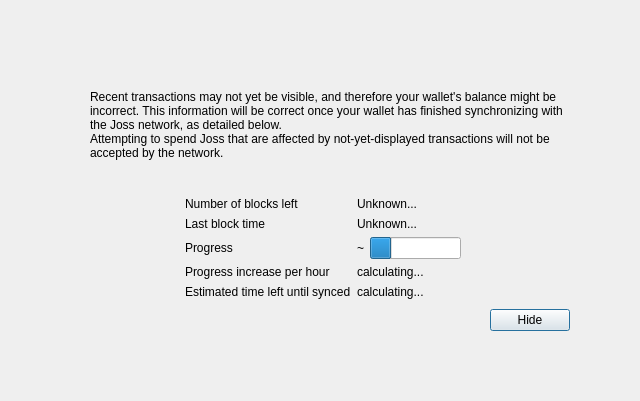
<?xml version="1.0" encoding="UTF-8"?>
<ui version="4.0">
 <class>ModalOverlay</class>
 <widget class="ModalOverlay" name="ModalOverlay">
  <property name="geometry">
   <rect>
    <x>0</x>
    <y>0</y>
    <width>640</width>
    <height>401</height>
   </rect>
  </property>
  <property name="windowTitle">
   <string>Form</string>
  </property>
  <layout class="QVBoxLayout" name="verticalLayout" stretch="0">
   <property name="sizeConstraint">
    <enum>QLayout::SetDefaultConstraint</enum>
   </property>
   <property name="leftMargin">
    <number>0</number>
   </property>
   <property name="topMargin">
    <number>0</number>
   </property>
   <property name="rightMargin">
    <number>0</number>
   </property>
   <property name="bottomMargin">
    <number>0</number>
   </property>
   <item>
    <widget class="QWidget" name="bgWidget" native="true">
     <property name="styleSheet">
      <string notr="true"/>
     </property>
     <layout class="QVBoxLayout" name="verticalLayoutMain" stretch="0">
      <property name="leftMargin">
       <number>60</number>
      </property>
      <property name="topMargin">
       <number>60</number>
      </property>
      <property name="rightMargin">
       <number>60</number>
      </property>
      <property name="bottomMargin">
       <number>60</number>
      </property>
      <item>
       <widget class="QWidget" name="contentWidget" native="true">
        <property name="styleSheet">
         <string notr="true"/>
        </property>
        <layout class="QVBoxLayout" name="verticalLayoutSub" stretch="1,0,0,0,0">
         <property name="spacing">
          <number>0</number>
         </property>
         <property name="leftMargin">
          <number>10</number>
         </property>
         <property name="topMargin">
          <number>10</number>
         </property>
         <property name="rightMargin">
          <number>10</number>
         </property>
         <property name="bottomMargin">
          <number>10</number>
         </property>
         <item>
          <layout class="QHBoxLayout" name="horizontalLayoutIconText" stretch="0,1">
           <property name="topMargin">
            <number>20</number>
           </property>
           <item>
            <layout class="QVBoxLayout" name="verticalLayoutIcon">
             <property name="leftMargin">
              <number>0</number>
             </property>
             <item>
              <widget class="QLabel" name="warningIcon">
               <property name="text">
                <string/>
               </property>
              </widget>
             </item>
             <item>
              <spacer name="verticalSpacerWarningIcon">
               <property name="orientation">
                <enum>Qt::Vertical</enum>
               </property>
               <property name="sizeHint" stdset="0">
                <size>
                 <width>20</width>
                 <height>40</height>
                </size>
               </property>
              </spacer>
             </item>
            </layout>
           </item>
           <item>
            <layout class="QVBoxLayout" name="verticalLayoutInfoText">
             <property name="leftMargin">
              <number>0</number>
             </property>
             <property name="topMargin">
              <number>0</number>
             </property>
             <item>
              <widget class="QLabel" name="infoText">
               <property name="text">
                <string>Recent transactions may not yet be visible, and therefore your wallet's balance might be incorrect. This information will be correct once your wallet has finished synchronizing with the Joss network, as detailed below.</string>
               </property>
               <property name="textFormat">
                <enum>Qt::RichText</enum>
               </property>
               <property name="wordWrap">
                <bool>true</bool>
               </property>
              </widget>
             </item>
             <item>
              <widget class="QLabel" name="infoTextStrong">
               <property name="text">
                <string>Attempting to spend Joss that are affected by not-yet-displayed transactions will not be accepted by the network.</string>
               </property>
               <property name="textFormat">
                <enum>Qt::RichText</enum>
               </property>
               <property name="wordWrap">
                <bool>true</bool>
               </property>
              </widget>
             </item>
             <item>
              <spacer name="verticalSpacerInTextSpace">
               <property name="orientation">
                <enum>Qt::Vertical</enum>
               </property>
               <property name="sizeHint" stdset="0">
                <size>
                 <width>20</width>
                 <height>40</height>
                </size>
               </property>
              </spacer>
             </item>
            </layout>
           </item>
          </layout>
         </item>
         <item>
          <spacer name="verticalSpacerAfterText">
           <property name="orientation">
            <enum>Qt::Vertical</enum>
           </property>
           <property name="sizeHint" stdset="0">
            <size>
             <width>20</width>
             <height>40</height>
            </size>
           </property>
          </spacer>
         </item>
         <item>
          <layout class="QFormLayout" name="formLayout">
           <property name="fieldGrowthPolicy">
            <enum>QFormLayout::FieldsStayAtSizeHint</enum>
           </property>
           <property name="formAlignment">
            <set>Qt::AlignHCenter|Qt::AlignTop</set>
           </property>
           <property name="horizontalSpacing">
            <number>6</number>
           </property>
           <property name="verticalSpacing">
            <number>6</number>
           </property>
           <property name="topMargin">
            <number>10</number>
           </property>
           <item row="0" column="0">
            <widget class="QLabel" name="labelNumberOfBlocksLeft">
             <property name="text">
              <string>Number of blocks left</string>
             </property>
            </widget>
           </item>
           <item row="0" column="1">
            <widget class="QLabel" name="numberOfBlocksLeft">
             <property name="text">
              <string>Unknown...</string>
             </property>
            </widget>
           </item>
           <item row="1" column="0">
            <widget class="QLabel" name="labelLastBlockTime">
             <property name="text">
              <string>Last block time</string>
             </property>
            </widget>
           </item>
           <item row="1" column="1">
            <widget class="QLabel" name="newestBlockDate">
             <property name="sizePolicy">
              <sizepolicy hsizetype="Maximum" vsizetype="Preferred">
               <horstretch>0</horstretch>
               <verstretch>0</verstretch>
              </sizepolicy>
             </property>
             <property name="text">
              <string>Unknown...</string>
             </property>
            </widget>
           </item>
           <item row="2" column="0">
            <widget class="QLabel" name="labelSyncDone">
             <property name="text">
              <string>Progress</string>
             </property>
            </widget>
           </item>
           <item row="2" column="1">
            <layout class="QHBoxLayout" name="horizontalLayoutSync" stretch="0,1">
             <item>
              <widget class="QLabel" name="percentageProgress">
               <property name="text">
                <string notr="true">~</string>
               </property>
              </widget>
             </item>
             <item>
              <widget class="QProgressBar" name="progressBar">
               <property name="value">
                <number>24</number>
               </property>
               <property name="format">
                <string/>
               </property>
              </widget>
             </item>
            </layout>
           </item>
           <item row="4" column="0">
            <widget class="QLabel" name="labelProgressIncrease">
             <property name="text">
              <string>Progress increase per hour</string>
             </property>
            </widget>
           </item>
           <item row="4" column="1">
            <widget class="QLabel" name="progressIncreasePerH">
             <property name="text">
              <string>calculating...</string>
             </property>
            </widget>
           </item>
           <item row="5" column="0">
            <widget class="QLabel" name="labelEstimatedTimeLeft">
             <property name="text">
              <string>Estimated time left until synced</string>
             </property>
            </widget>
           </item>
           <item row="5" column="1">
            <widget class="QLabel" name="expectedTimeLeft">
             <property name="text">
              <string>calculating...</string>
             </property>
            </widget>
           </item>
          </layout>
         </item>
         <item>
          <layout class="QHBoxLayout" name="horizontalLayoutButtons">
           <property name="leftMargin">
            <number>10</number>
           </property>
           <property name="topMargin">
            <number>10</number>
           </property>
           <item>
            <spacer name="horizontalSpacer">
             <property name="orientation">
              <enum>Qt::Horizontal</enum>
             </property>
             <property name="sizeHint" stdset="0">
              <size>
               <width>40</width>
               <height>20</height>
              </size>
             </property>
            </spacer>
           </item>
           <item>
            <widget class="QPushButton" name="closeButton">
             <property name="text">
              <string>Hide</string>
             </property>
             <property name="focusPolicy">
              <enum>Qt::StrongFocus</enum>
             </property>
             <property name="default">
              <bool>true</bool>
             </property>
            </widget>
           </item>
          </layout>
         </item>
         <item>
          <layout class="QVBoxLayout" name="verticalLayout_2">
           <item>
            <spacer name="verticalSpacer">
             <property name="orientation">
              <enum>Qt::Vertical</enum>
             </property>
             <property name="sizeHint" stdset="0">
              <size>
               <width>20</width>
               <height>40</height>
              </size>
             </property>
            </spacer>
           </item>
          </layout>
         </item>
        </layout>
       </widget>
      </item>
     </layout>
    </widget>
   </item>
  </layout>
 </widget>
 <customwidgets>
  <customwidget>
   <class>ModalOverlay</class>
   <extends>QWidget</extends>
   <header>qt/modaloverlay.h</header>
   <container>1</container>
  </customwidget>
 </customwidgets>
 <resources/>
 <connections/>
</ui>
